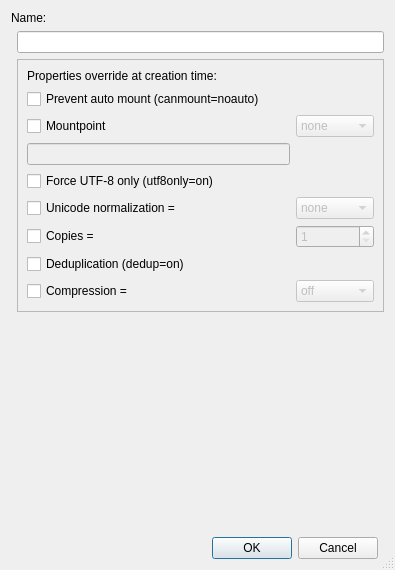
<?xml version="1.0" encoding="UTF-8"?>
<ui version="4.0">
 <class>DialogfsCreate</class>
 <widget class="QDialog" name="DialogfsCreate">
  <property name="geometry">
   <rect>
    <x>0</x>
    <y>0</y>
    <width>395</width>
    <height>570</height>
   </rect>
  </property>
  <property name="sizePolicy">
   <sizepolicy hsizetype="Preferred" vsizetype="Preferred">
    <horstretch>0</horstretch>
    <verstretch>0</verstretch>
   </sizepolicy>
  </property>
  <property name="minimumSize">
   <size>
    <width>395</width>
    <height>0</height>
   </size>
  </property>
  <property name="windowTitle">
   <string>New Filesystem</string>
  </property>
  <property name="windowIcon">
   <iconset resource="zmanagerres.qrc">
    <normaloff>:/icons/kexi.png</normaloff>:/icons/kexi.png</iconset>
  </property>
  <property name="sizeGripEnabled">
   <bool>true</bool>
  </property>
  <layout class="QGridLayout" name="gridLayout">
   <item row="15" column="1">
    <widget class="QDialogButtonBox" name="buttonBox">
     <property name="orientation">
      <enum>Qt::Horizontal</enum>
     </property>
     <property name="standardButtons">
      <set>QDialogButtonBox::Cancel|QDialogButtonBox::Ok</set>
     </property>
    </widget>
   </item>
   <item row="0" column="0" colspan="2">
    <widget class="QLabel" name="label">
     <property name="sizePolicy">
      <sizepolicy hsizetype="Preferred" vsizetype="Fixed">
       <horstretch>0</horstretch>
       <verstretch>0</verstretch>
      </sizepolicy>
     </property>
     <property name="text">
      <string>Name:</string>
     </property>
    </widget>
   </item>
   <item row="1" column="1" colspan="2">
    <widget class="QLineEdit" name="fsName"/>
   </item>
   <item row="2" column="1" colspan="2">
    <widget class="QFrame" name="frameProps">
     <property name="frameShape">
      <enum>QFrame::StyledPanel</enum>
     </property>
     <property name="frameShadow">
      <enum>QFrame::Raised</enum>
     </property>
     <layout class="QGridLayout" name="gridLayout_2">
      <item row="0" column="0">
       <widget class="QLabel" name="label_2">
        <property name="text">
         <string>Properties override at creation time:</string>
        </property>
       </widget>
      </item>
      <item row="6" column="1">
       <widget class="QSpinBox" name="spinCopies">
        <property name="enabled">
         <bool>false</bool>
        </property>
        <property name="minimum">
         <number>1</number>
        </property>
        <property name="maximum">
         <number>3</number>
        </property>
       </widget>
      </item>
      <item row="1" column="0">
       <widget class="QCheckBox" name="checkCanMount">
        <property name="text">
         <string>Prevent auto mount (canmount=noauto)</string>
        </property>
       </widget>
      </item>
      <item row="2" column="0">
       <widget class="QCheckBox" name="checkMountpt">
        <property name="text">
         <string>Mountpoint</string>
        </property>
       </widget>
      </item>
      <item row="3" column="0">
       <widget class="QLineEdit" name="mountPtEdit">
        <property name="enabled">
         <bool>false</bool>
        </property>
       </widget>
      </item>
      <item row="2" column="1">
       <widget class="QComboBox" name="comboMountpt">
        <property name="enabled">
         <bool>false</bool>
        </property>
        <item>
         <property name="text">
          <string>none</string>
         </property>
        </item>
        <item>
         <property name="text">
          <string>legacy</string>
         </property>
        </item>
        <item>
         <property name="text">
          <string>[path]</string>
         </property>
        </item>
       </widget>
      </item>
      <item row="4" column="0">
       <widget class="QCheckBox" name="checkUtf8Only">
        <property name="text">
         <string>Force UTF-8 only (utf8only=on)</string>
        </property>
       </widget>
      </item>
      <item row="5" column="0">
       <widget class="QCheckBox" name="checkNormalization">
        <property name="text">
         <string>Unicode normalization =</string>
        </property>
       </widget>
      </item>
      <item row="5" column="1">
       <widget class="QComboBox" name="comboNormalization">
        <property name="enabled">
         <bool>false</bool>
        </property>
        <item>
         <property name="text">
          <string>none</string>
         </property>
        </item>
        <item>
         <property name="text">
          <string>formD</string>
         </property>
        </item>
        <item>
         <property name="text">
          <string>formKCF</string>
         </property>
        </item>
       </widget>
      </item>
      <item row="6" column="0">
       <widget class="QCheckBox" name="checkCopies">
        <property name="text">
         <string>Copies =</string>
        </property>
       </widget>
      </item>
      <item row="7" column="0">
       <widget class="QCheckBox" name="checkDedup">
        <property name="text">
         <string>Deduplication (dedup=on)</string>
        </property>
       </widget>
      </item>
      <item row="8" column="0">
       <widget class="QCheckBox" name="checkCompression">
        <property name="text">
         <string>Compression =</string>
        </property>
       </widget>
      </item>
      <item row="8" column="1">
       <widget class="QComboBox" name="comboCompression">
        <property name="enabled">
         <bool>false</bool>
        </property>
        <item>
         <property name="text">
          <string>off</string>
         </property>
        </item>
        <item>
         <property name="text">
          <string>on</string>
         </property>
        </item>
        <item>
         <property name="text">
          <string>lz4</string>
         </property>
        </item>
        <item>
         <property name="text">
          <string>lzjb</string>
         </property>
        </item>
        <item>
         <property name="text">
          <string>zle</string>
         </property>
        </item>
        <item>
         <property name="text">
          <string>gzip</string>
         </property>
        </item>
        <item>
         <property name="text">
          <string>gzip-1</string>
         </property>
        </item>
        <item>
         <property name="text">
          <string>gzip-2</string>
         </property>
        </item>
        <item>
         <property name="text">
          <string>gzip-3</string>
         </property>
        </item>
        <item>
         <property name="text">
          <string>gzip-4</string>
         </property>
        </item>
        <item>
         <property name="text">
          <string>gzip-5</string>
         </property>
        </item>
        <item>
         <property name="text">
          <string>gzip-6</string>
         </property>
        </item>
        <item>
         <property name="text">
          <string>gzip-7</string>
         </property>
        </item>
        <item>
         <property name="text">
          <string>gzip-8</string>
         </property>
        </item>
        <item>
         <property name="text">
          <string>gzip-9</string>
         </property>
        </item>
       </widget>
      </item>
     </layout>
    </widget>
   </item>
   <item row="4" column="1">
    <spacer name="verticalSpacer">
     <property name="orientation">
      <enum>Qt::Vertical</enum>
     </property>
     <property name="sizeHint" stdset="0">
      <size>
       <width>20</width>
       <height>40</height>
      </size>
     </property>
    </spacer>
   </item>
  </layout>
 </widget>
 <resources>
  <include location="zmanagerres.qrc"/>
 </resources>
 <connections>
  <connection>
   <sender>buttonBox</sender>
   <signal>accepted()</signal>
   <receiver>DialogfsCreate</receiver>
   <slot>accept()</slot>
   <hints>
    <hint type="sourcelabel">
     <x>248</x>
     <y>254</y>
    </hint>
    <hint type="destinationlabel">
     <x>157</x>
     <y>274</y>
    </hint>
   </hints>
  </connection>
  <connection>
   <sender>buttonBox</sender>
   <signal>rejected()</signal>
   <receiver>DialogfsCreate</receiver>
   <slot>reject()</slot>
   <hints>
    <hint type="sourcelabel">
     <x>316</x>
     <y>260</y>
    </hint>
    <hint type="destinationlabel">
     <x>286</x>
     <y>274</y>
    </hint>
   </hints>
  </connection>
 </connections>
</ui>
